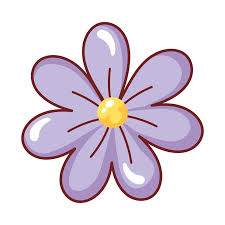
%> input picture color code/kid.png, 225 x 225 px
$ octave fft_color_decomposition.m   (GNU Octave 9; MATLAB toolbox functions it lacks are replaced by stand-ins)
%> lines starting %> are read from the running program, lines starting %| are printed output that depends on the picture
%========================================
% COLOR FREQUENCY DOMAIN FILTERING
%========================================
clc;
close all;
clear;

pkg load image;


%% -------------------------------------------------------
%  LOAD IMAGE
%% -------------------------------------------------------

img = imread('kid.png');
%> img is the input picture: size 225x225x3 uint8; mean R, G, B 224, 213.9, 224.9

% Figure 1: Original Color Image
figure('Name', 'Original Color Image');
imshow(img);
title('Original Color Image');


%% -------------------------------------------------------
%  PREPARE DATA
%% -------------------------------------------------------

img_d = double(img);

R = img_d(:,:,1);
G = img_d(:,:,2);
B = img_d(:,:,3);


%% -------------------------------------------------------
%  FFT — BEFORE SHIFT
%% -------------------------------------------------------

FR2 = fft2(R);
FG2 = fft2(G);
FB2 = fft2(B);

% Log-magnitude before shift
FR_mag_before = log(1 + abs(FR2));
FG_mag_before = log(1 + abs(FG2));
FB_mag_before = log(1 + abs(FB2));
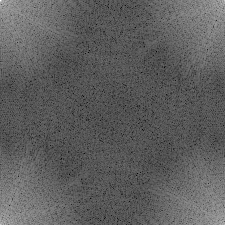
%> FB_mag_before: size 225x225 double; min 3, max 16.25, mean 7.92; drawn with min black and max white

% Normalize to [0, 255]
FR_before_norm = FR_mag_before / max(FR_mag_before(:) + eps) * 255;
FG_before_norm = FG_mag_before / max(FG_mag_before(:) + eps) * 255;
FB_before_norm = FB_mag_before / max(FB_mag_before(:) + eps) * 255;

% Figure 2: Combined color spectrum before shift
color_spectrum_before = uint8(cat(3, FR_before_norm, FG_before_norm, FB_before_norm));
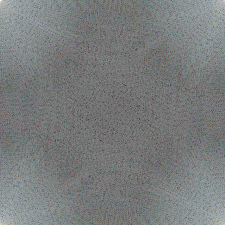
%> color_spectrum_before: size 225x225x3 uint8; mean R, G, B 121.3, 124.3, 124.3

figure('Name', 'Combined Color Spectrum (Before Shift)');
imshow(color_spectrum_before);
title('Combined Color Log Magnitude Spectrum (Before Shift)');


%% -------------------------------------------------------
%  FFT — AFTER SHIFT
%% -------------------------------------------------------

FR = fftshift(FR2);
FG = fftshift(FG2);
FB = fftshift(FB2);

% Log-magnitude after shift
FR_mag_after = log(1 + abs(FR));
FG_mag_after = log(1 + abs(FG));
FB_mag_after = log(1 + abs(FB));
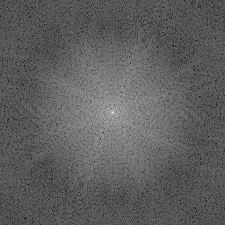
%> FB_mag_after: size 225x225 double; min 3, max 16.25, mean 7.92; mean of the top-left, top-right, bottom-left and bottom-right quarters 7.92, 7.92, 7.92, 7.93; drawn with min black and max white

% Normalize to [0, 255]
FR_after_norm = FR_mag_after / max(FR_mag_after(:) + eps) * 255;
FG_after_norm = FG_mag_after / max(FG_mag_after(:) + eps) * 255;
FB_after_norm = FB_mag_after / max(FB_mag_after(:) + eps) * 255;

% Figure 3: Combined color spectrum after shift
color_spectrum_after = uint8(cat(3, FR_after_norm, FG_after_norm, FB_after_norm));

figure('Name', 'Combined Color Spectrum (After Shift)');
imshow(color_spectrum_after);
title('Combined Color Log Magnitude Spectrum (After Shift)');


%% -------------------------------------------------------
%  RGB CHANNELS SPECTRUM — BEFORE SHIFT
%% -------------------------------------------------------

% Figure 4: R, G, B log spectra before shift
figure('Name', 'RGB Log Magnitude Spectrum (Before Shift)');

subplot(1, 3, 1);
imshow(uint8(FR_before_norm));
title('Red Channel (Before Shift)');
axis on;

subplot(1, 3, 2);
imshow(uint8(FG_before_norm));
title('Green Channel (Before Shift)');
axis on;

subplot(1, 3, 3);
imshow(uint8(FB_before_norm));
title('Blue Channel (Before Shift)');
axis on;


%% -------------------------------------------------------
%  RGB CHANNELS SPECTRUM — AFTER SHIFT
%% -------------------------------------------------------

% Figure 5: R, G, B log spectra after shift
figure('Name', 'RGB Log Magnitude Spectrum (After Shift)');

subplot(1, 3, 1);
imshow(uint8(FR_after_norm));
title('Red Channel (After Shift)');
axis on;

subplot(1, 3, 2);
imshow(uint8(FG_after_norm));
title('Green Channel (After Shift)');
axis on;

subplot(1, 3, 3);
imshow(uint8(FB_after_norm));
title('Blue Channel (After Shift)');
axis on;

% This part just shows the results and compare it

%% -------------------------------------------------------
%  CREATE CIRCULAR FILTER MASKS
%% -------------------------------------------------------

[row, col] = size(R);
%> row = 225; col = 225
radius = 10;
rm     = row / 2;
%> rm = 112.5
clm    = col / 2;
%> clm = 112.5

[x, y] = meshgrid(-clm:clm-1, -rm:rm-1);
z  = sqrt(x.^2 + y.^2);

cL = z < radius;   % Low-pass  mask (1: inside, 0:outside)
cH = ~cL;          % High-pass mask (0:inside, 1:outside)


%% -------------------------------------------------------
%  APPLY LOW-PASS FILTER
%% -------------------------------------------------------

FR_low = FR .* cL;
FG_low = FG .* cL;
FB_low = FB .* cL;

R_low = real(ifft2(ifftshift(FR_low)));
G_low = real(ifft2(ifftshift(FG_low)));
B_low = real(ifft2(ifftshift(FB_low)));
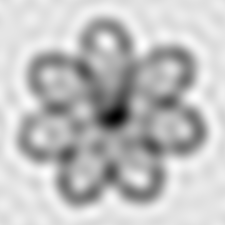
%> B_low: size 225x225 double; min 60.42, max 278.5, mean 224.9; drawn with min black and max white

low_img = uint8(cat(3, ...
    min(max(R_low, 0), 255), ...
    min(max(G_low, 0), 255), ...
    min(max(B_low, 0), 255)));


%% -------------------------------------------------------
%  APPLY HIGH-PASS FILTER
%% -------------------------------------------------------

FR_high = FR .* cH;
FG_high = FG .* cH;
FB_high = FB .* cH;

R_high = real(ifft2(ifftshift(FR_high))) + 128;
G_high = real(ifft2(ifftshift(FG_high))) + 128;
B_high = real(ifft2(ifftshift(FB_high))) + 128;
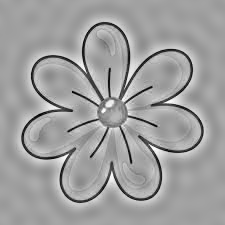
%> B_high: size 225x225 double; min -82.59, max 252.5, mean 128; drawn with min black and max white

high_img = uint8(cat(3, ...
    min(max(R_high, 0), 255), ...
    min(max(G_high, 0), 255), ...
    min(max(B_high, 0), 255)));
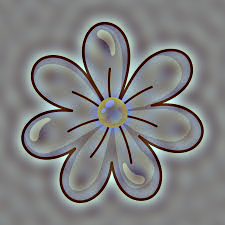
%> high_img: size 225x225x3 uint8; mean R, G, B 128, 128.6, 129


%% -------------------------------------------------------
%  FIGURE 6: MASKS + FILTERED RESULTS
%% -------------------------------------------------------

figure('Name', 'Filter Masks and Results');

subplot(2, 2, 1);
imshow(cL, []);
title('Low-pass Filter Mask');
axis on;

subplot(2, 2, 2);
imshow(cH, []);
title('High-pass Filter Mask');
axis on;

subplot(2, 2, 3);
imshow(low_img);
title('Low-pass Color Image');
axis on;

subplot(2, 2, 4);
imshow(high_img);
title('High-pass Color Image');
axis on;
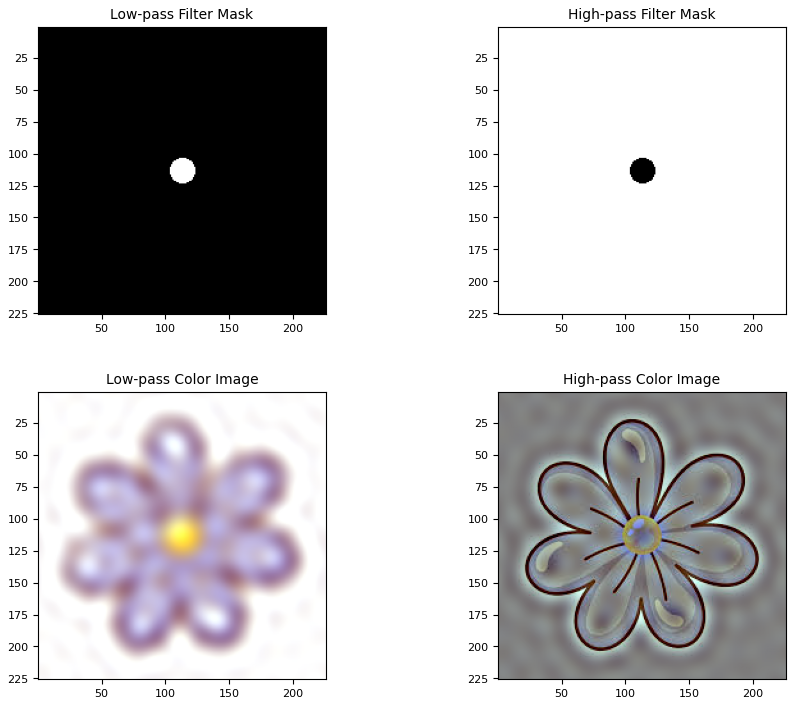
%> figure redrawn from the program's plot data, 4 panels
